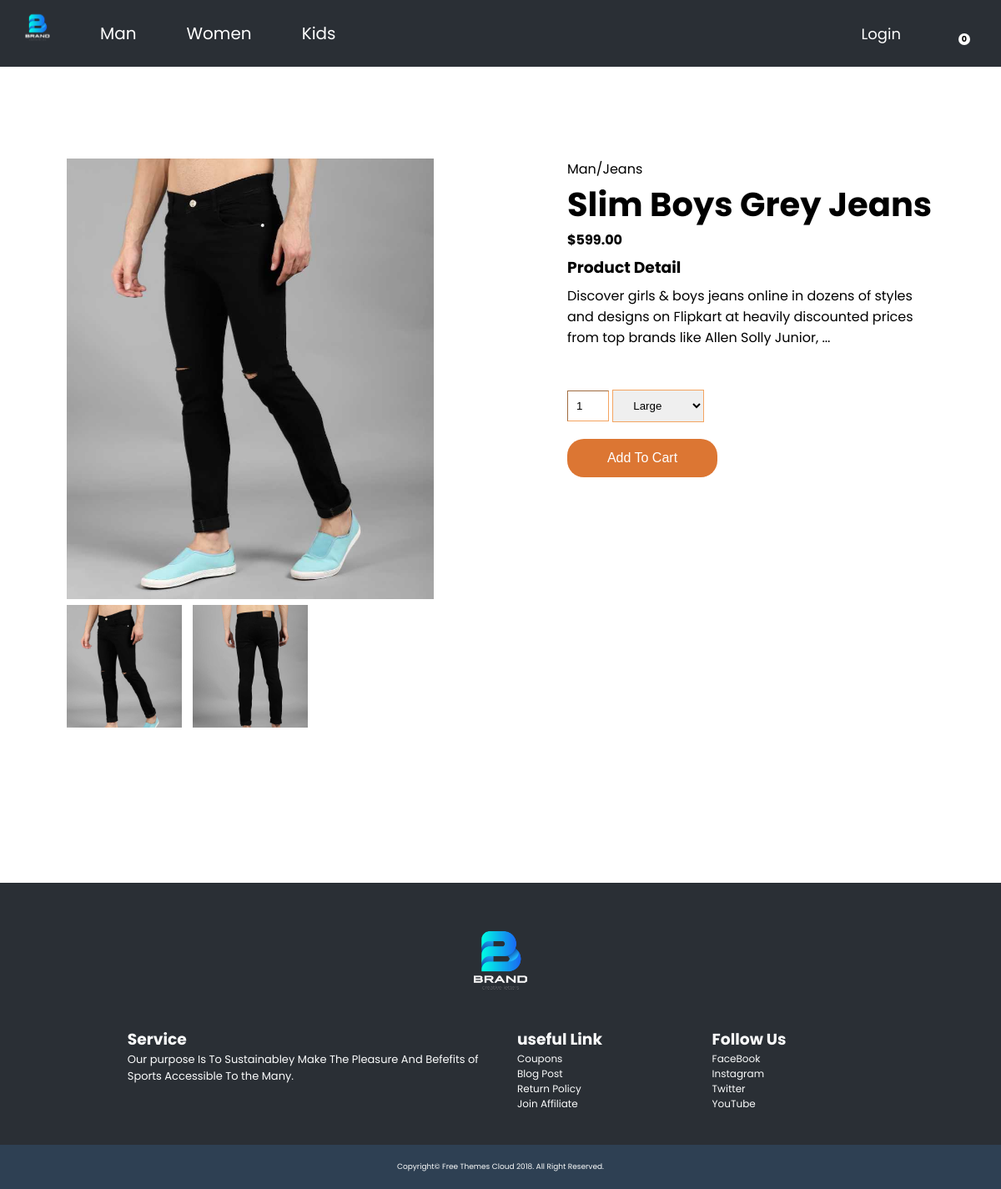
The app's page /Client/Detail.php?id=21 with its own data.
### tables this page shows
CREATE TABLE `categories` (
  `id` int(11) NOT NULL,
  `Category` varchar(200) NOT NULL,
  `status` int(11) NOT NULL
);

CREATE TABLE `product` (
  `id` int(11) NOT NULL,
  `Product` varchar(200) NOT NULL,
  `image` varchar(200) NOT NULL,
  `category` varchar(200) NOT NULL,
  `price` float NOT NULL,
  `type` varchar(200) NOT NULL,
  `description` text NOT NULL,
  `status` int(11) NOT NULL
);

CREATE TABLE `productimage` (
  `id` int(11) NOT NULL,
  `product_id` int(11) NOT NULL,
  `img1` varchar(200) NOT NULL,
  `img2` varchar(200) NOT NULL
);

CREATE TABLE `producttype` (
  `id` int(11) NOT NULL,
  `Type` varchar(200) NOT NULL,
  `status` int(11) NOT NULL
);

CREATE TABLE `productsize` (
  `id` int(11) NOT NULL,
  `category` int(11) NOT NULL,
  `type` int(11) NOT NULL,
  `size` varchar(200) NOT NULL
);

### Client/Detail.php (the view, shortened to what this page needs)
<?php
require('Top.inc.php');
$id = 0;
if(isset($_GET['id']) && $_GET['id'] > 0){
     $id = $_GET['id'];
     $detail_res = mysqli_query($conn,"select product.*,categories.Category,producttype.Type from product,categories,producttype
      where product.id = '$id' and categories.id = product.category and producttype.id = product.type");
     $detail_row = mysqli_fetch_assoc($detail_res);
}
?>
<div class="detail-container">
    <div class="row">
        <div class="col-2">
          <img id="product_image" src="../images/product/<?php  echo $detail_row['image']?>" />
            <div class="img-container">
                <div class="img">
                  <img src="../images/product/<?php  echo $detail_row['image']?>" />
                </div>
                <?php
                $detailimg_res = mysqli_query($conn,"select * from productimage where product_id = '$id'");
                $detailimg_row = mysqli_fetch_assoc($detailimg_res);?>
                <div class="img">
                   <img src="../images/detail/<?php  echo $detailimg_row['img1']?>" />
                </div>
                <div class="img">
                </div>
            </div>
        </div>
        <div class="col-2">
            <p><?php echo $detail_row['Category'] ?>/<?php echo $detail_row['Type'] ?></p>
            <h2><?php echo $detail_row['Product'] ?></h2>
            <h4>$<?php echo $detail_row['price'] ?>.00</h4>
            <h3>Product Detail</h3>
            <p class="short_desc"><?php echo $detail_row['description'] ?></p>
            <?php
                $product_size_res = mysqli_query($conn,"select * from productsize where category='".$detail_row['category']."' and type='".$detail_row['type']."'");
                $product_size_row = mysqli_fetch_assoc($product_size_res);
                $size =  $product_size_row['size'];
                $arr  = explode(',',$size);
            ?>
            <input type="number"  id="qty<?php echo $detail_row['id'] ?>" onchange="checkqty('<?php echo $detail_row['id'] ?>')" value="1" />
            <select class="size" id="size<?php echo $detail_row['id'] ?>">
                <?php
                    foreach ($arr as $s) {
                    echo '<option>'.$s.'</option>';
                    }
                ?>
            </select>
            <br/>
            <button type="button" onclick="addCart('<?php echo $detail_row['id'] ?>','<?php echo $userid ?>','<?php echo $detail_row['price'] ?>')" class="btn">Add To Cart</button>
        </div>
    </div>
</div>
<div class="container">
 <div class="big-img">
     <div class="img-container">
     </div>
 </div>
</div>
<?php require('Bottom.inc.php') ?>

### Client/Top.inc.php (shortened to what this page needs)
<?php
include('Connection.inc.php');
$cart = 0;
$userid = 0;
?>
<!DOCTYPE html>
<html lang="en">
<head>
    <link rel="stylesheet" href="http://code.ionicframework.com/ionicons/1.5.2/css/ionicons.min.css" />
    <link
    rel="stylesheet"
    href="https://cdn.jsdelivr.net/npm/keen-slider@5.5.0/keen-slider.min.css"
  />
  <link rel="stylesheet"  href="css/style.css" />
  <link rel="stylesheet" href="css/carousel.css"/>
  <link rel="stylesheet" href="css/product.css"/>
</head>
<body>
    <nav>
        <div class="logo">
            <a href="Home.php"><img src="../images/Brand.jpg" /></a>
        </div>
        <ul id="nav-menu">
          <?php
           $cateory_res = mysqli_query($conn,"select * from categories where status = 1");
           while($cateory_row = mysqli_fetch_assoc($cateory_res)){?>
            <li><a href="Product.php?id=<?php echo $cateory_row['id'] ?>"><?php echo $cateory_row['Category'] ?></a></li>
          <?php } ?>
        </ul>
        <?php if(isset($_SESSION['CUSTOMER'])){ ?>
            <a href="#"><span class="ion-android-social-user"></span></a>
         <?php }else{ ?>
            <a href="Login.php" class="login">Login</a>
         <?php }?>
        <?php if(isset($_SESSION['CUSTOMER'])){ ?>
          <a href="Cart.php" class="bag">
            <span class="ion-bag"></span>
            <span class="count"  id="cart"><?php echo $cart ?></span>
         </a>
        <?php  }else{ ?>
          <a href="Login.php" class="bag">
            <span class="count"><?php echo $cart ?></span>
         </a>
        <?php  } ?>
    </nav>

### Client/Bottom.inc.php (shortened to what this page needs)
    <div class="footer">
        <div class="container">
            <img src="../images/Brand.jpg" />
            <div class="row">
            <div class="link">
                <div class="footer-col-2">
                    <h3>Service</h3>
                    <p>Our purpose Is To Sustainabley Make The Pleasure And Befefits of Sports Accessible To the Many.</p>
                </div>
              </div>
            <div class="link">
                <div class="footer-col-3">
                    <h3>useful Link</h3>
                    <ul>
                        <li>Coupons</li>
                        <li>Blog Post</li>
                        <li>Return Policy</li>
                        <li>Join Affiliate</li>
                    </ul>
                </div>
                <div class="footer-col-4">
                    <h3>Follow Us</h3>
                    <ul>
                        <li>FaceBook</li>
                        <li>Instagram</li>
                        <li>Twitter</li>
                        <li>YouTube</li>
                    </ul>
                </div>
            </div>
            </div>
        </div>
    </div>
    <div class="copyRight">
        <p>Copyright© Free Themes Cloud 2018. All Right Reserved.</p>
    </div>
</body>
</html>

### Client/css/style.css (style rules this page uses)
* { margin: 0; padding: 0; -webkit-box-sizing: border-box; box-sizing: border-box; text-decoration: none; list-style: none; }
body { font-family: 'Poppins', sans-serif; overflow-x: hidden; }
nav { position: relative; display: -webkit-box; display: -ms-flexbox; display: flex; height: 10vh; background-color: #2a2f35; }
nav .logo { width: 90px; }
nav .logo img { position: relative; width: 100%; }
nav ul { display: -webkit-box; display: -ms-flexbox; display: flex; -webkit-box-align: center; -ms-flex-align: center; align-items: center; background: #2a2f35; z-index: 1000; }
nav ul li { list-style: none; color: #fff; padding: 0 30px; font-size: 20px; cursor: pointer; line-height: 60px; }
nav ul li a { color: #fff; }
nav .ion-android-social-user, nav .login { position: absolute; top: 50%; right: 24%; -webkit-transform: translateY(-50%); transform: translateY(-50%); color: #fff; font-size: 18px; cursor: pointer; }
@media screen and (min-width: 800px) { nav .ion-android-social-user, nav .login { right: 10%; } }
nav .bag { position: absolute; top: 50%; right: 15%; -webkit-transform: translateY(-50%); transform: translateY(-50%); color: #fff; font-size: 18px; cursor: pointer; }
@media screen and (min-width: 800px) { nav .bag { right: 5%; } }
nav .bag .count { position: absolute; width: 14px; height: 14px; background: #fff; border-radius: 50%; font-size: .6rem; color: #000; text-align: center; font-weight: 700; left: 9px; }
.detail-container { width: 100%; margin: auto; padding: 30px 0; }
.detail-container .row { display: -webkit-box; display: -ms-flexbox; display: flex; }
.detail-container .row .col-2 { position: relative; width: 100%; padding: 80px; }
.detail-container .row .col-2 .img-container { position: relative; display: -ms-grid; display: grid; -ms-grid-columns: (1fr)[3]; grid-template-columns: repeat(3, 1fr); -webkit-column-gap: .8rem; column-gap: .8rem; height: auto; }
.detail-container .row .col-2 .img-container .img { position: relative; width: 100%; height: 85%; cursor: pointer; overflow-y: hidden; }
.detail-container .row .col-2 .img-container .img img { width: 100%; height: auto; }
.detail-container .row .col-2 h2 { font-size: 40px; }
.detail-container .row .col-2 select { padding: 10px 20px; margin-right: 10px; border-color: sandybrown; }
.detail-container .row .col-2 input[type="number"] { padding: 10px; width: 50px; border-color: sandybrown; border-width: 1px; }
.detail-container .row .col-2 .btn { padding: 14px; border-radius: 20px; width: 180px; margin-top: 20px; border: none; outline: none; font-size: 16px; background-color: #dc7633; color: #fff; cursor: pointer; }
.detail-container .row .col-2 h3 { margin-top: .4rem; }
.detail-container .row .col-2 .short_desc { margin-top: .4rem; margin-bottom: 50px; }
.detail-container .row .col-2 img { width: 100%; }
.footer { background: #2a2f35; color: #fbfcfc; font-size: 16px; }
.footer .container { display: -webkit-box; display: -ms-flexbox; display: flex; -webkit-box-orient: vertical; -webkit-box-direction: normal; -ms-flex-direction: column; flex-direction: column; -webkit-box-align: center; -ms-flex-align: center; align-items: center; padding: 20px; }
.footer .container img { width: 200px; }
.footer .container .row { display: -webkit-box; display: -ms-flexbox; display: flex; }
.footer .container .row .link { display: -webkit-box; display: -ms-flexbox; display: flex; width: 100%; }
.footer .container .row .footer-col-1, .footer .container .row .footer-col-2, .footer .container .row .footer-col-3, .footer .container .row .footer-col-4 { width: 100%; padding: 20px; }
.footer .container .row .footer-col-1 p, .footer .container .row .footer-col-2 p, .footer .container .row .footer-col-3 p, .footer .container .row .footer-col-4 p { font-size: 13px; }
.footer .container .row .footer-col-1 ul li, .footer .container .row .footer-col-2 ul li, .footer .container .row .footer-col-3 ul li, .footer .container .row .footer-col-4 ul li { list-style: none; font-size: 12px; }
.copyRight { display: -webkit-box; display: -ms-flexbox; display: flex; -webkit-box-pack: center; -ms-flex-pack: center; justify-content: center; -webkit-box-align: center; -ms-flex-align: center; align-items: center; padding: 20px; width: 100%; background: #2e4053; color: #fbfcfc; }
.copyRight p { font-size: 9px; }

### records on screen
categories: Category "Man"
categories: Category "Women"
categories: Category "Kids"
product: image (picture), categories.Category "Man", producttype.Type "Jeans", Product "Slim Boys Grey Jeans", price "599", description "Discover girls & boys jeans online in dozens of styles and designs on Flipkart at heavily discounted prices from top brands like Allen Solly Junior, ..."
productimage: img1 (picture)
productsize: size "Large"

### other values on screen
$cart "0"
